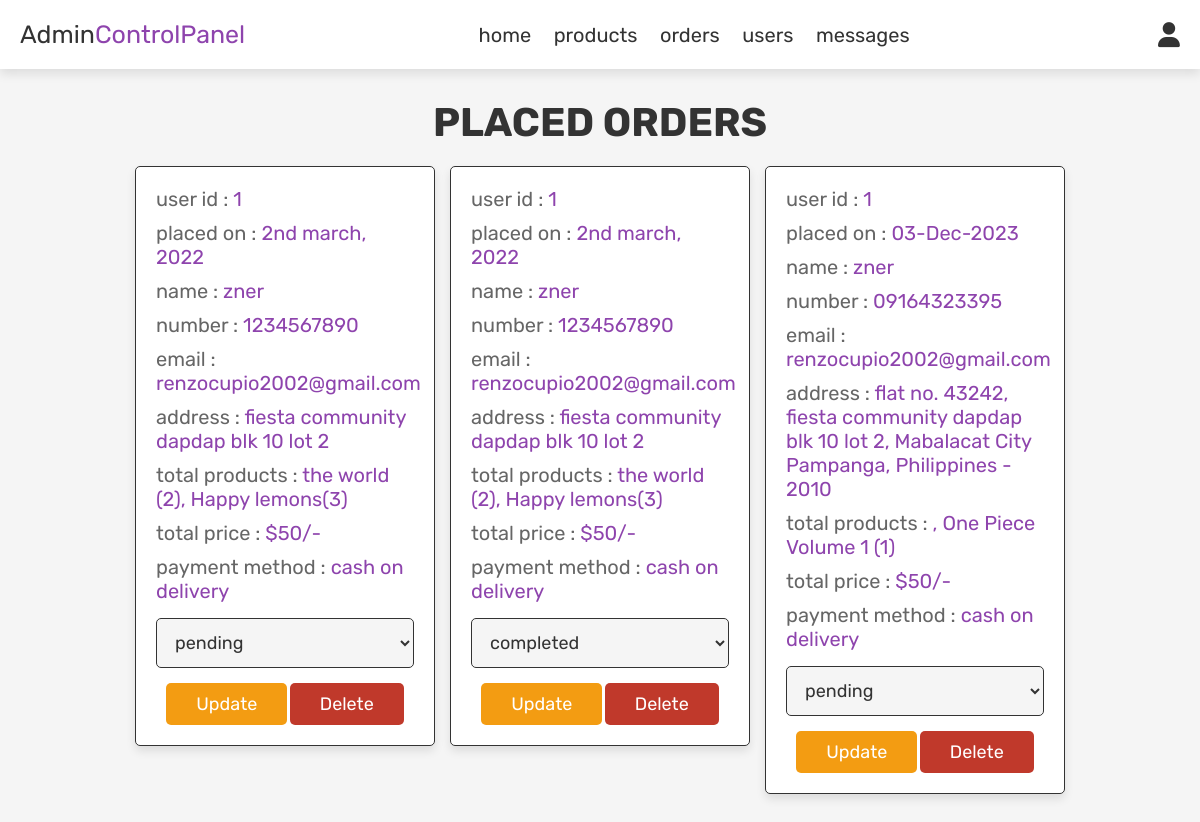
The app's page /project/admin_orders.php (signed in) with its own data.
### tables this page shows
CREATE TABLE `orders` (
  `id` int(100) NOT NULL,
  `user_id` int(100) NOT NULL,
  `name` varchar(100) NOT NULL,
  `number` varchar(12) NOT NULL,
  `email` varchar(100) NOT NULL,
  `method` varchar(50) NOT NULL,
  `address` varchar(500) NOT NULL,
  `total_products` varchar(1000) NOT NULL,
  `total_price` int(100) NOT NULL,
  `placed_on` varchar(50) NOT NULL,
  `payment_status` varchar(20) NOT NULL DEFAULT 'pending'
);

### project/admin_orders.php (the view, shortened to what this page needs)
<?php
include 'config.php';
?>
<!DOCTYPE html>
<html lang="en">
<head>
   <link rel="stylesheet" href="https://cdnjs.cloudflare.com/ajax/libs/font-awesome/6.0.0/css/all.min.css">
   <link rel="stylesheet" href="css/admin_style.css">
</head>
<body>
<?php include 'admin_header.php'; ?>
<section class="orders">
   <h1 class="title">placed orders</h1>
   <div class="box-container">
      <?php
      $select_orders = mysqli_query($conn, "SELECT * FROM `orders`") or die('query failed');
      if(mysqli_num_rows($select_orders) > 0){
         while($fetch_orders = mysqli_fetch_assoc($select_orders)){
      ?>
      <div class="box">
         <p> user id : <span><?php echo $fetch_orders['user_id']; ?></span> </p>
         <p> placed on : <span><?php echo $fetch_orders['placed_on']; ?></span> </p>
         <p> name : <span><?php echo $fetch_orders['name']; ?></span> </p>
         <p> number : <span><?php echo $fetch_orders['number']; ?></span> </p>
         <p> email : <span><?php echo $fetch_orders['email']; ?></span> </p>
         <p> address : <span><?php echo $fetch_orders['address']; ?></span> </p>
         <p> total products : <span><?php echo $fetch_orders['total_products']; ?></span> </p>
         <p> total price : <span>$<?php echo $fetch_orders['total_price']; ?>/-</span> </p>
         <p> payment method : <span><?php echo $fetch_orders['method']; ?></span> </p>
         <form action="" method="post">
            <select name="update_payment">
               <option value="" selected disabled><?php echo $fetch_orders['payment_status']; ?></option>
            </select>
            <input type="submit" value="update" name="update_order" class="option-btn">
            <a href="admin_orders.php?delete=<?php echo $fetch_orders['id']; ?>" onclick="return confirm('delete this order?');" class="delete-btn">delete</a>
         </form>
      </div>
      <?php
         }
      }else{
         echo '<p class="empty">no orders placed yet!</p>';
      }
      ?>
   </div>
</section>
</body>
</html>

### project/css/admin_style.css (style rules this page uses)
:root { --purple:#8e44ad; --red:#c0392b; --orange:#f39c12; --black:#333; --white:#fff; --light-color:#666; --light-white:#ccc; --light-bg:#f5f5f5; --border:.1rem solid var(--black); --box-shadow:0 .5rem 1rem rgba(0,0,0,.1); }
* { font-family: 'Rubik', sans-serif; margin:0; padding:0; box-sizing: border-box; outline: none; border:none; text-decoration: none; transition:all .2s linear; }
html { font-size: 62.5%; overflow-x: hidden; }
body { background-color: var(--light-bg); }
section { padding:3rem 2rem; }
.title { text-align: center; margin-bottom: 2rem; text-transform: uppercase; color:var(--black); font-size: 4rem; }
.btn, .option-btn, .delete-btn, .white-btn { display: inline-block; margin-top: 1rem; padding:1rem 3rem; cursor: pointer; color:var(--white); font-size: 1.8rem; border-radius: .5rem; text-transform: capitalize; }
.option-btn { background-color: var(--orange); }
.delete-btn { background-color: var(--red); }
.orders .box-container { display: grid; grid-template-columns: repeat(auto-fit, 30rem); justify-content: center; gap:1.5rem; max-width: 1200px; margin:0 auto; align-items: flex-start; }
.orders .box-container .box { background-color: var(--white); padding:2rem; border:var(--border); box-shadow: var(--box-shadow); border-radius: .5rem; }
.orders .box-container .box p { padding-bottom: 1rem; font-size: 2rem; color:var(--light-color); }
.orders .box-container .box p span { color:var(--purple); }
.orders .box-container .box form { text-align: center; }
.orders .box-container .box form select { border-radius: .5rem; margin:.5rem 0; width: 100%; background-color: var(--light-bg); border:var(--border); padding:1.2rem 1.4rem; font-size: 1.8rem; color:var(--black); }

### records on screen
orders: user "1", placed_on "2nd march, 2022", name "zner", number "1234567890", email "renzocupio2002@gmail.com", address "fiesta community dapdap blk 10 lot 2", total_products "the world (2), Happy lemons(3)", total_price "50", method "cash on delivery", update_payment "pending"
orders: user "1", placed_on "2nd march, 2022", name "zner", number "1234567890", email "renzocupio2002@gmail.com", address "fiesta community dapdap blk 10 lot 2", total_products "the world (2), Happy lemons(3)", total_price "50", method "cash on delivery", update_payment "completed"
orders: user "1", placed_on "03-Dec-2023", name "zner", number "09164323395", email "renzocupio2002@gmail.com", address "flat no. 43242, fiesta community dapdap blk 10 lot 2, Mabalacat City Pampanga, Philippines - 2010", total_products ", One Piece Volume 1 (1)", total_price "50", method "cash on delivery", update_payment "pending"
